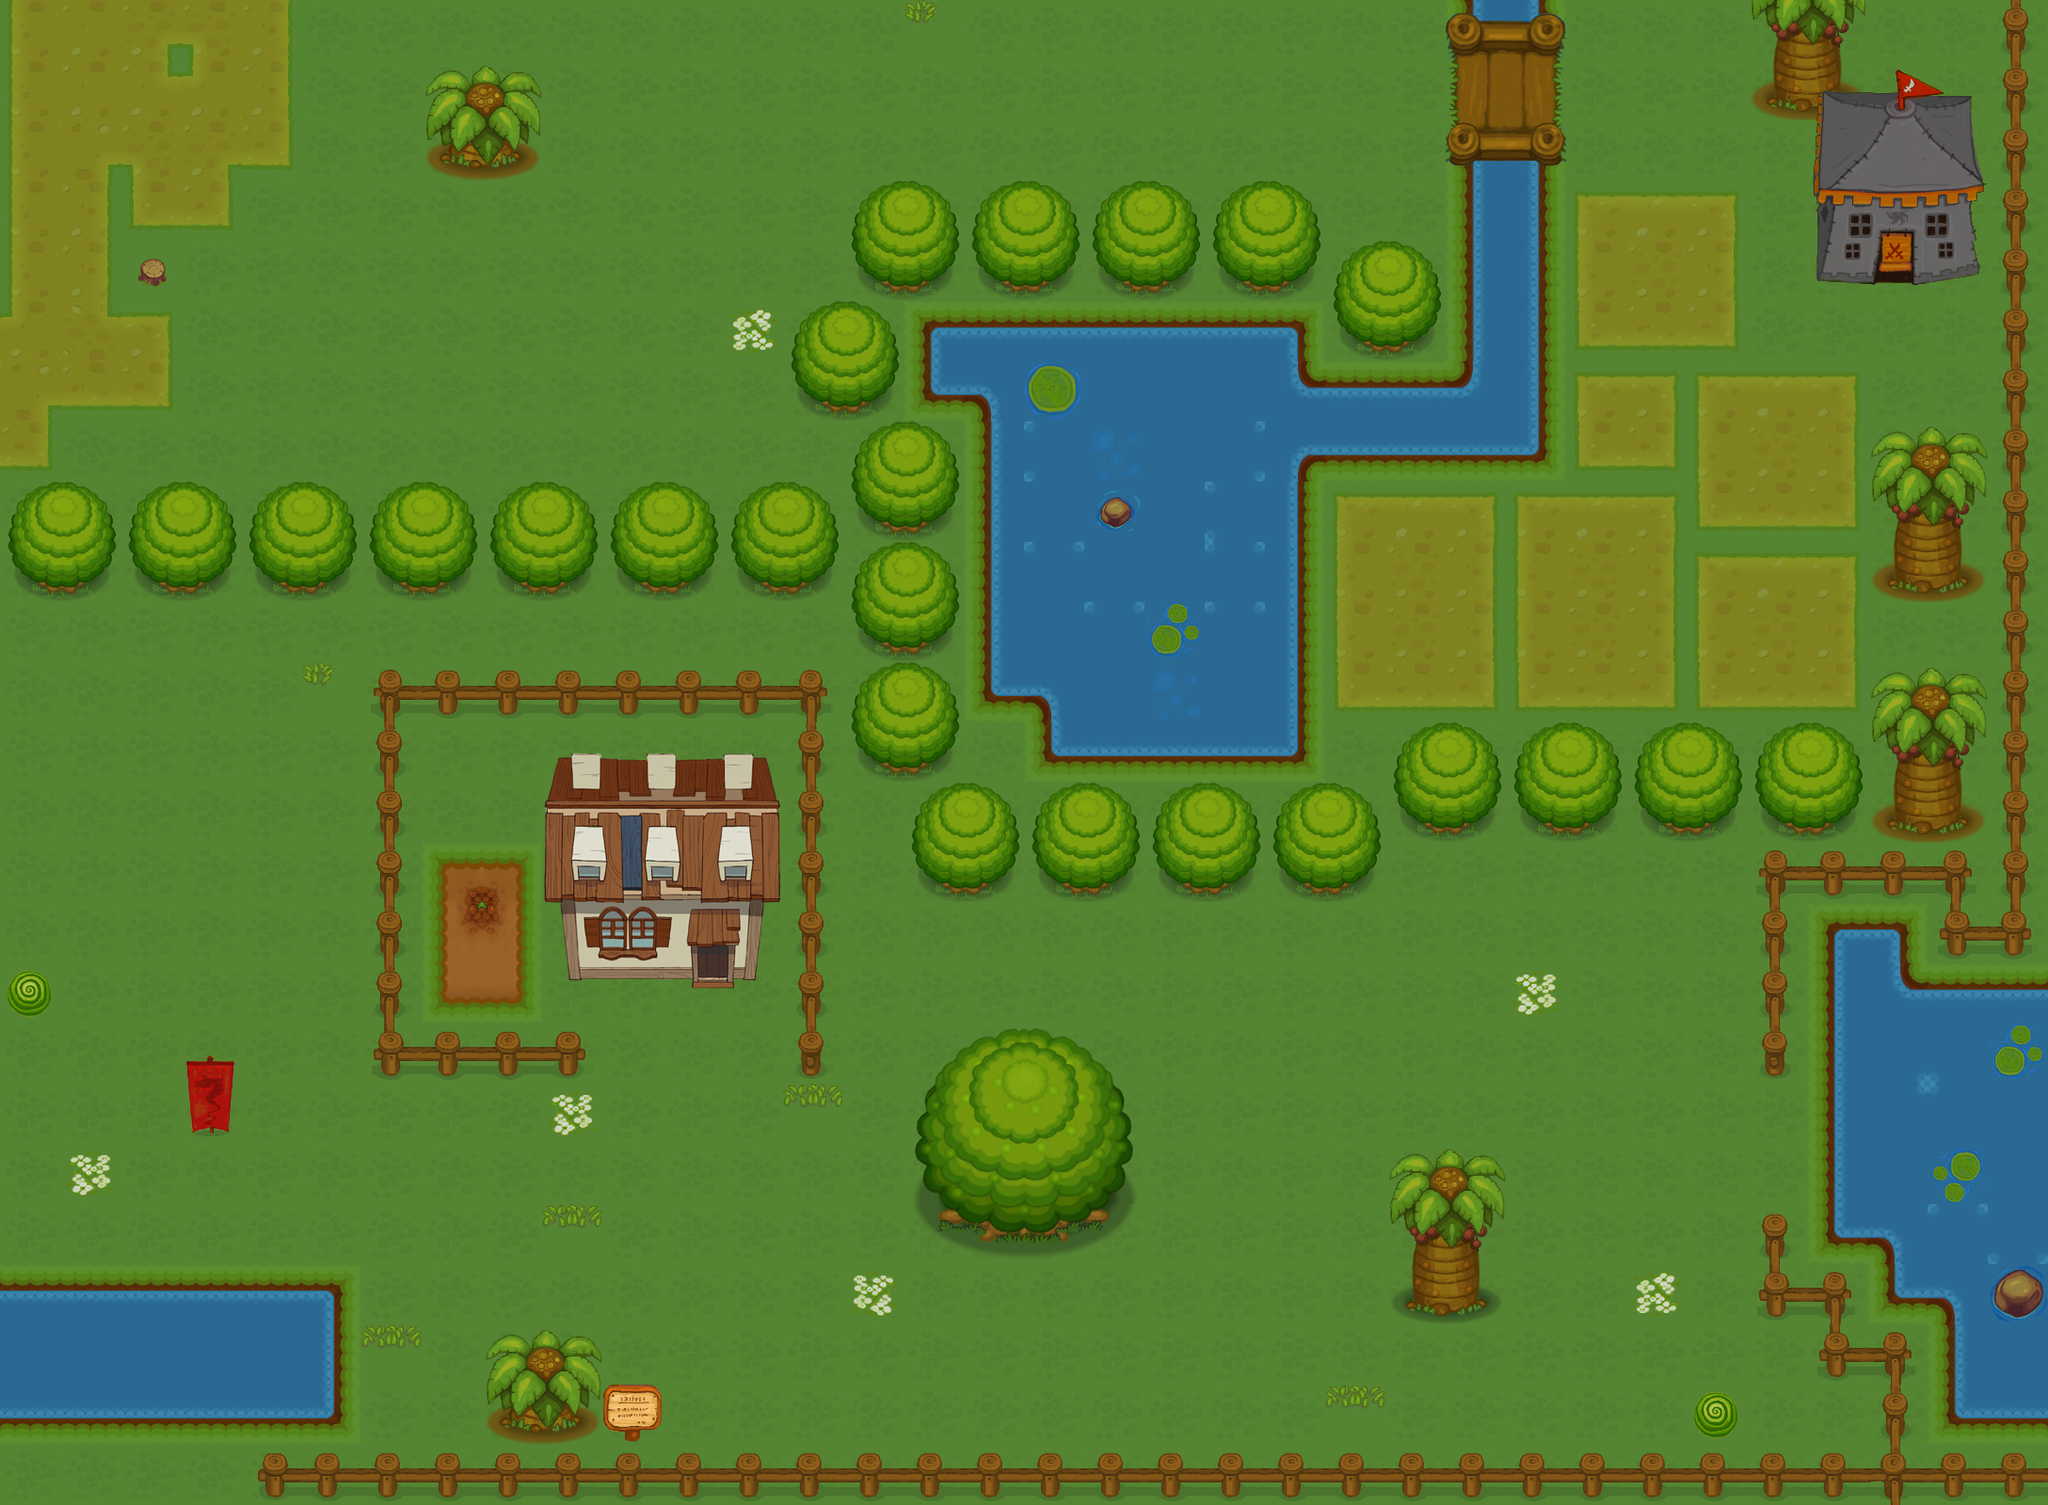

This game map was drawn from its Tiled (.tmx) file and the tilesets committed beside it. A one-line description and the trimmed map source follow:
An orthogonal 34x25 tile map with 64x64 px tiles, 3 tile layers (块层 1, pz_块层2, 块层 3), 4 tilesets and 2 objects.

<map version="1.0" orientation="orthogonal" width="34" height="25" tilewidth="64" tileheight="64">
 <tileset firstgid="1" name="ForestTiles" tilewidth="64" tileheight="64">
  <image source="ForestTiles.png" width="384" height="5440" />
 </tileset>
 <tileset firstgid="511" name="DungeonTiles" tilewidth="64" tileheight="64">
  <image source="DungeonTiles.png" width="384" height="2688" />
 </tileset>
 <tileset firstgid="763" name="PathTiles" tilewidth="64" tileheight="64">
  <image source="PathTiles.png" width="128" height="64" />
  <tile id="0">
   <properties>
    <property name="Collidable" value="True" />
   </properties>
  </tile>
 </tileset>
 <tileset firstgid="765" name="BuildingsTiles1" tilewidth="64" tileheight="64">
  <image source="BuildingsTiles1.png" width="384" height="512" />
 </tileset>
 <layer name="块层 1" width="34" height="25">
  <data>[850 cells, 850 non-empty, 1 distinct tile ids]</data>
 </layer>
 <layer name="pz_块层2" width="34" height="25">
  <data>[850 cells, 507 non-empty, 121 distinct tile ids]</data>
 </layer>
 <layer name="块层 3" width="34" height="25">
  <data>[850 cells, 20 non-empty, 20 distinct tile ids]</data>
 </layer>
 <objectgroup name="对象层 1" width="34" height="25">
  <object x="65" y="769" width="190" height="193" />
  <object x="256" y="1216" width="192" height="192" />
 </objectgroup>
</map>
